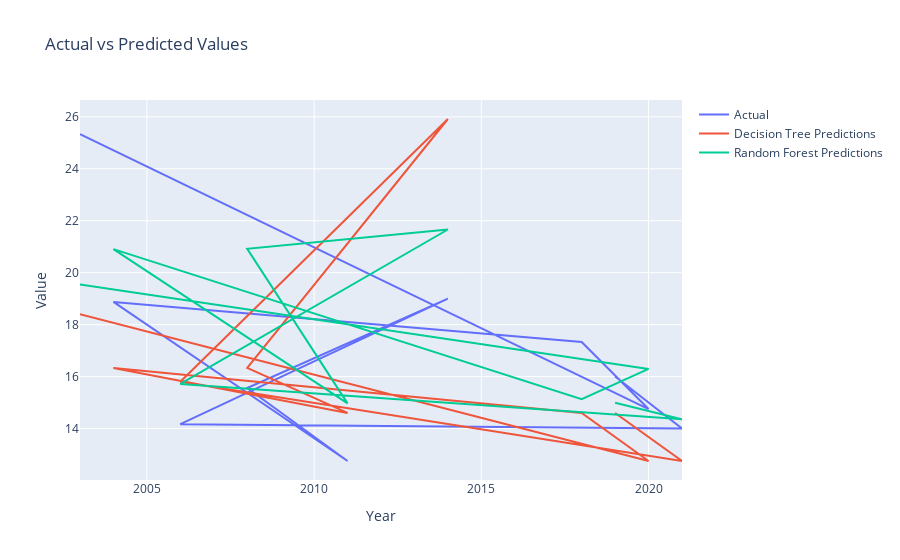

Notebook code cell kept with this figure:
### Code cell


### Figure 1 — Plotly figure (JSON) as saved in the notebook; plotly's stock layout.template omitted (floating-point values rounded to 4 significant figures)
{"data": [{"mode": "lines", "name": "Actual", "type": "scatter", "x": [2003, 2020, 2018, 2004, 2011, 2008, 2014, 2006, 2021, 2019], "y": [25.33, 14.75, 17.33, 18.88, 12.75, 15.56, 19, 14.17, 14, 16]}, {"mode": "lines", "name": "Decision Tree Predictions", "type": "scatter", "x": [2003, 2020, 2018, 2004, 2011, 2008, 2014, 2006, 2021, 2019], "y": [18.4, 12.75, 14.6, 16.33, 14.6, 16.33, 25.92, 15.8, 12.75, 14.6]}, {"mode": "lines", "name": "Random Forest Predictions", "type": "scatter", "x": [2003, 2020, 2018, 2004, 2011, 2008, 2014, 2006, 2021, 2019], "y": [19.55, 16.29, 15.13, 20.91, 14.97, 20.92, 21.66, 15.72, 14.36, 14.99]}], "layout": {"title": {"text": "Actual vs Predicted Values"}, "xaxis": {"title": {"text": "Year"}}, "yaxis": {"title": {"text": "Value"}}}}
